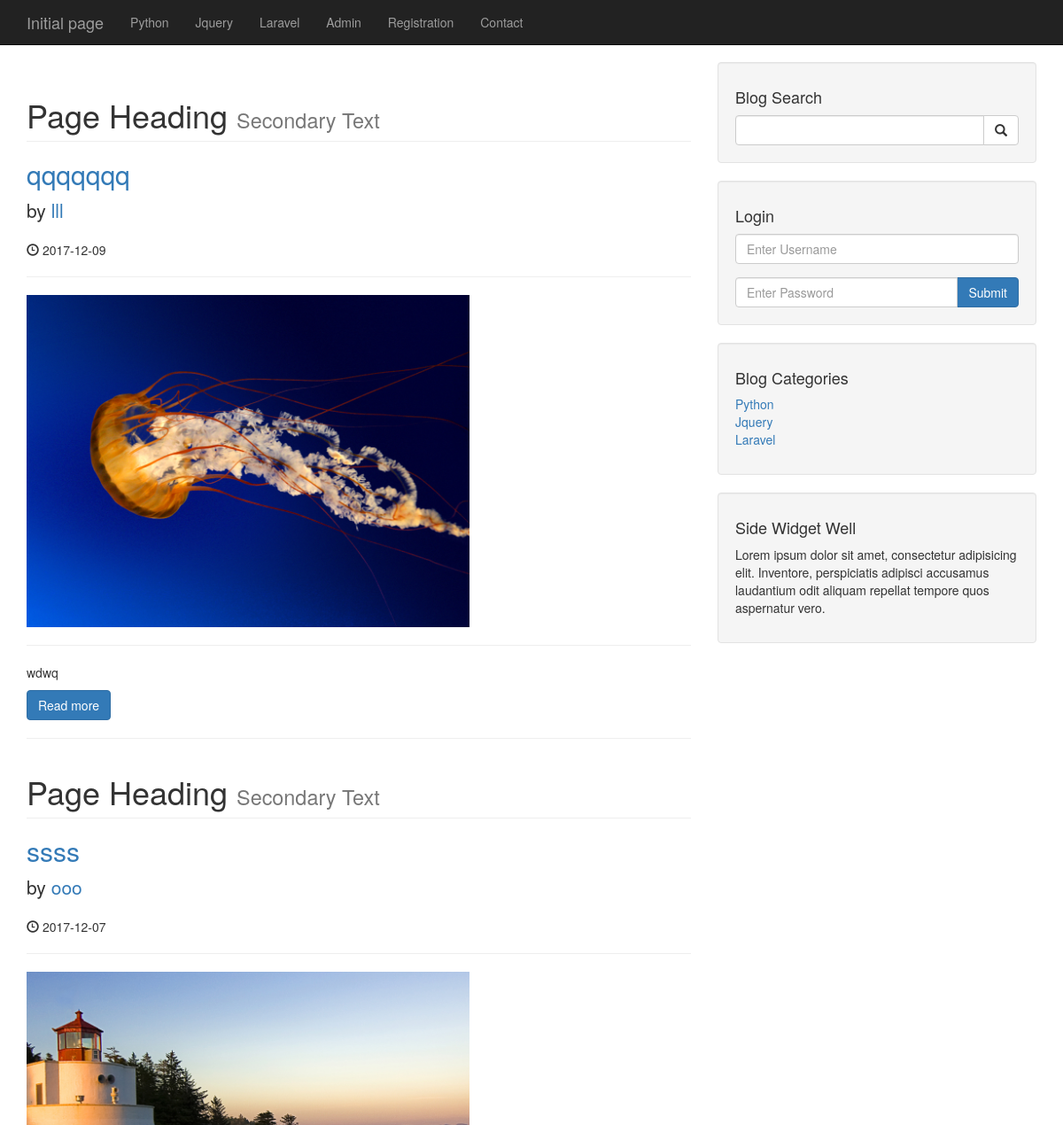
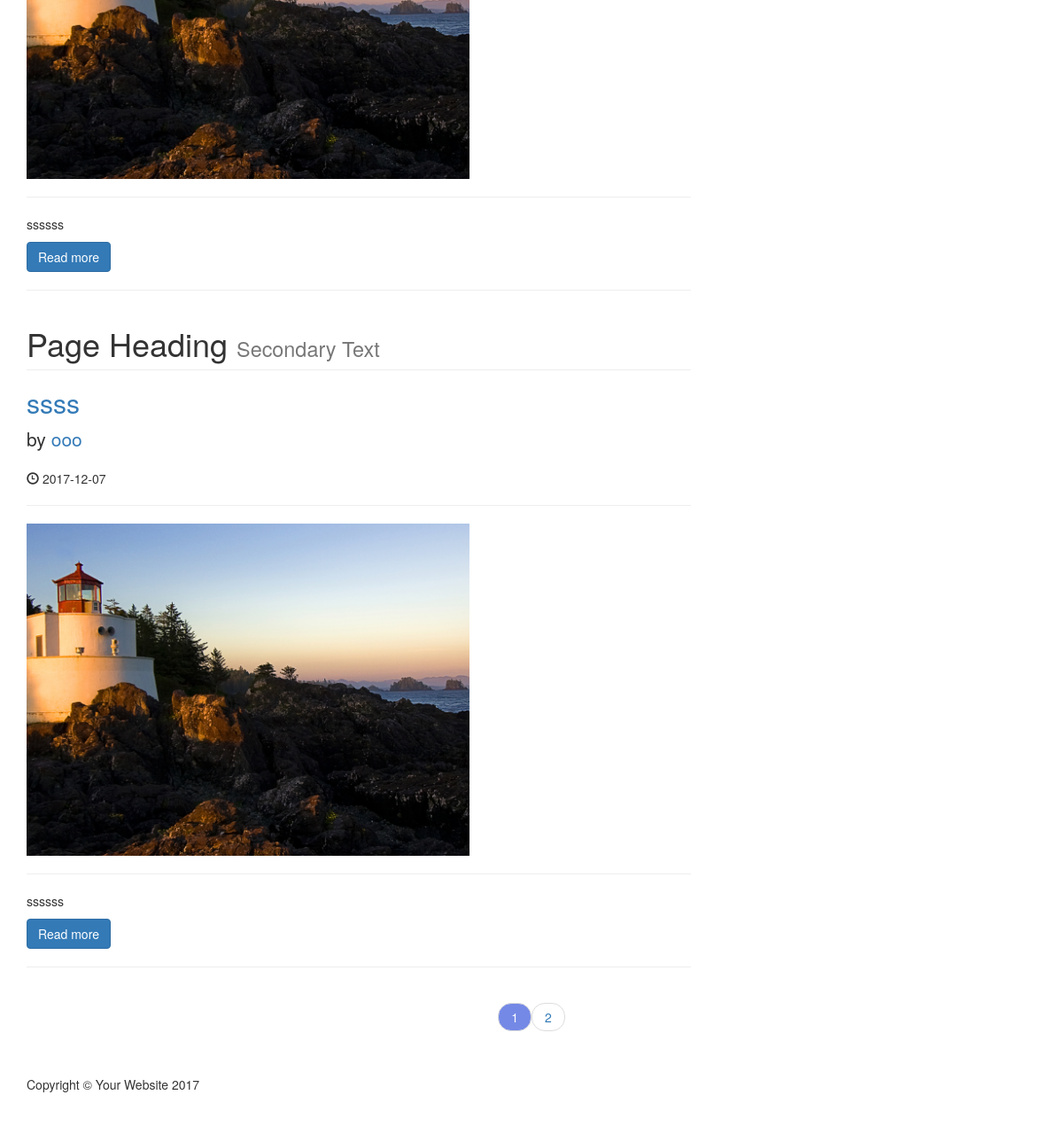
The page / on the database its author committed (2 pictures, top to bottom).
### tables this page shows
CREATE TABLE `category` (
  `cat_id` int(3) NOT NULL,
  `cat_title` varchar(255) NOT NULL
);

CREATE TABLE `posts` (
  `post_id` int(3) NOT NULL,
  `post_category_id` int(3) NOT NULL,
  `post_title` varchar(255) NOT NULL,
  `post_author` varchar(255) NOT NULL,
  `post_user` varchar(255) NOT NULL,
  `post_date` date NOT NULL,
  `post_image` text NOT NULL,
  `post_content` text NOT NULL,
  `post_tags` varchar(255) NOT NULL,
  `post_comment_count` varchar(255) NOT NULL,
  `post_status` varchar(255) NOT NULL DEFAULT 'draft',
  `post_views_count` int(11) NOT NULL
);

### index.php (the view, shortened to what this page needs)
<?php include "includes/db.php"; ?>
<?php include "includes/header.php"; ?>
<?php include "includes/navigation.php"; ?>
    <div class="container">
        <div class="row">
            <div class="col-md-8">
                <?php
                $per_page = 3;
                if(isset($_GET['page'])){
                  $page = $_GET['page'];
                } else{
                    $page = 1;
                }
                if($page == "" || $page == 1){
                    $page_1 = 0;
                }else{
                    $page_1 = ($page * $per_page) - $per_page;
                }
                $post_query_count = "SELECT * from posts where post_status = 'published'";
                $find_count = mysqli_query($connection, $post_query_count);
                $count = mysqli_num_rows($find_count);
                if($count < 1){
                    echo "<h1 class='text-center'>NO POSTS</h1>";
                } else{
                $count = ceil($count / $per_page);
                $query = "SELECT * from posts where post_status = 'published' ORDER BY post_id DESC limit $page_1, $per_page ";
                $select_all_posts_query = mysqli_query($connection, $query);
                while ($row = mysqli_fetch_assoc( $select_all_posts_query )) {
                    $post_title = $row['post_title'];
                    $post_id = $row['post_id'];
                    $post_author = $row['post_author'];
                    $post_user = $row['post_user'];
                    $post_date = $row['post_date'];
                    $post_image = $row['post_image'];
                    $post_content = substr($row['post_content'], 0,100);
                    $post_status = $row['post_status'];
                    if($post_status == 'published'){
                        if(isset($post_author) && !empty($post_author)){
                        $real_user = $post_author;
                    } else if(isset($post_user) && !empty($post_user)){
                        $real_user = $post_user;
                    } else{
                        $real_user = "UNKNOWN";
                    }
                   ?>
                <h1 class="page-header">
                    Page Heading
                    <small>Secondary Text</small>
                </h1>
                <h2>
                    <a href="post/<?php echo $post_id?>"><?php echo $post_title ?></a>
                </h2>
                <p class="lead">
                    by <a href="author_posts.php?author=<?php echo $real_user; ?>&p_id=<?php echo $post_id; ?>"><?php
                    echo $real_user;
                     ?></a>
                </p>
                <p><span class="glyphicon glyphicon-time"></span> <?php echo $post_date ?></p>
                <hr>
                <a href="post.php?p_id=<?php echo $post_id?>">
                    <img class="img-responsive" width="500px" src="images/<?php echo $post_image; ?>" alt="a">
                </a>
                <hr>
                <p><?php echo $post_content ?></p>
                <a href="post.php?p_id=<?php echo $post_id?>" class="btn btn-primary">Read more</a>
                <hr>
            <?php }}} ?>  <?php ?>
            </div>
            <?php include "includes/sidebar.php"; ?>
        </div>
    <ul class="pager">
        <?php
        for($i = 1; $i <= $count; $i++){
            if($i == $page){
            echo "<li><a class='active_link' href='index.php?page={$i}'>{$i}</a></li>";
        }
        else{
           echo "<li><a href='index.php?page={$i}'>{$i}</a></li>";
         }
        }
         ?>
    </ul>
<?php include "includes/footer.php"; ?>

### includes/header.php (shortened to what this page needs)
<!DOCTYPE html>
<html lang="en">
<head>
    <link href="/cms/css/bootstrap.min.css" rel="stylesheet">
    <link href="/cms/css/blog-home.css" rel="stylesheet">
    <link href="/cms/css/styles.css" rel="stylesheet">
</head>
<body>

### includes/navigation.php (shortened to what this page needs)
<nav class="navbar navbar-inverse navbar-fixed-top" role="navigation">
        <div class="container">
            <div class="navbar-header">
                <a class="navbar-brand" href="/cms">Initial page</a>
            </div>
            <div class="collapse navbar-collapse" id="bs-example-navbar-collapse-1">
                <ul class="nav navbar-nav">
                <?php
        $query = "SELECT * from category";
        $select_all_categories_query = mysqli_query($connection, $query);
        while ($row = mysqli_fetch_assoc( $select_all_categories_query )) {
            $cat_title = $row['cat_title'];
            $cat_id = $row['cat_id'];
            $category_class = '';
            $registration_class = '';
            $contact_class = '';
            echo "<li class='$category_class'><a href='/cms/category/{$cat_id}'>{$cat_title}</a></li>";
        }
                ?>
                    <li>
                        <a href="/cms/admin">Admin</a>
                    </li>
                    <li class="<?php echo $registration_class; ?>">
                        <a href="/cms/registration">Registration</a>
                    </li>
                    <li class="<?php echo $contact_class; ?>">
                        <a href="/cms/contact">Contact</a>
                    </li>
                </ul>
            </div>
        </div>
    </nav>

### includes/sidebar.php
<div class="col-md-4">
                <div class="well">
                    <h4>Blog Search</h4>
                    <form action="search.php" method="post">
                    <div class="input-group">
                        <input name="search" autocomplete="off" type="text" class="form-control">
                        <span class="input-group-btn">
                            <button class="btn btn-default" name="submit" type="submit">
                                <span class="glyphicon glyphicon-search"></span>
                        </button>
                        </span>
                    </div>
                    </form>
                </div>
                <div class="well">
                  <?php if(isset($_SESSION['user_role'])): ?>
                    <h4>Logged in as <?php echo $_SESSION['username'];?></h4>
                    <a href="includes/logout.php" class="btn btn-primary">Log out</a>
                  <?php else: ?>
                      <h4>Login</h4>
                    <form action="includes/login.php" method="post">
                    <div class="form-group">
                        <input  name="username" autocomplete="off" type="text" class="form-control" placeholder="Enter Username">
                    </div>
                    <div class="input-group">
                        <input  name="password" autocomplete="off" type="password" class="form-control" placeholder="Enter Password">
                        <span class="input-group-btn">
                            <button class="btn btn-primary" name="login" type="submit">
                                Submit
                            </button>
                        </span>
                    </div>
                    </form>
                  <?php endif; ?>
                   </div>
                <div class="well">
                    <?php
                     $query = "SELECT * from category";
        $select_categories_sidebar = mysqli_query($connection, $query);
                    ?>
                    <h4>Blog Categories</h4>
                    <div class="row">
                        <div class="col-lg-12">
                            <ul class="list-unstyled">
                                <?php
         while ($row = mysqli_fetch_assoc( $select_categories_sidebar )) {
                    $cat_title = $row['cat_title'];
                    $cat_id = $row['cat_id'];
                    echo "<li><a href='category.php?category=$cat_id'>{$cat_title}</a></li>";
              } ?>
                            </ul>
                        </div>
                    </div>
                </div>
                <?php  include "widget.php"; ?>
            </div>

### includes/widget.php
<div class="well">
                    <h4>Side Widget Well</h4>
                    <p>Lorem ipsum dolor sit amet, consectetur adipisicing elit. Inventore, perspiciatis adipisci accusamus laudantium odit aliquam repellat tempore quos aspernatur vero.</p>
                </div>

### includes/footer.php (shortened to what this page needs)
        <footer>
            <div class="row">
                <div class="col-lg-12">
                    <p>Copyright &copy; Your Website 2017</p>
                </div>
            </div>
        </footer>
    </div>
</body>
</html>

### css/blog-home.css (style rules this page uses)
body { padding-top: 70px; }
footer { margin: 50px 0; }

### css/styles.css (style rules this page uses)
.pager li .active_link { background: #7489E6 !important; color: #fff; }

### rows shown on the page
category: cat_title "Python"
category: cat_title "Jquery"
category: cat_title "Laravel"
posts: post_title "qqqqqqq", post_user "lll", post_date "2017-12-09", post_image (picture), post_content "wdwq"
posts: post_title "ssss", post_user "ooo", post_date "2017-12-07", post_image (picture), post_content "ssssss"
posts: post_title "ssss", post_user "ooo", post_date "2017-12-07", post_image (picture), post_content "ssssss"
